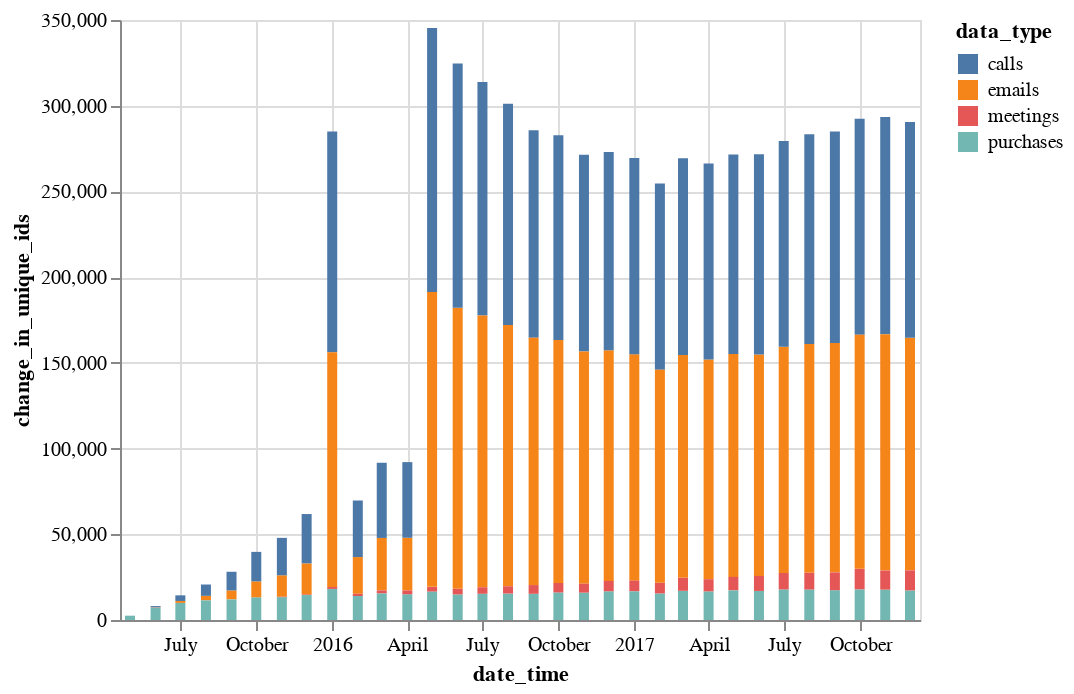

The notebook cell this image was saved under:
### Code cell
alt.Chart(data_des).mark_bar().encode(
    x='date_time:T',
    y='change_in_unique_ids',
    color='data_type',
    tooltip='date_time:T'
)
